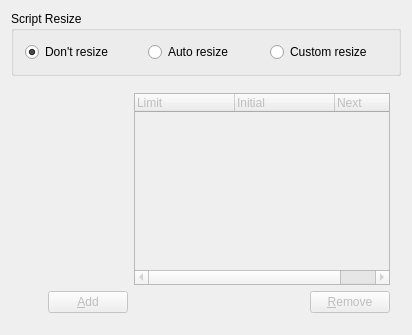
     <widget class="QWidget" name="ResizeTab" >
      <attribute name="title" >
       <string>Resize</string>
      </attribute>
      <layout class="QGridLayout" >
       <property name="leftMargin" >
        <number>11</number>
       </property>
       <property name="topMargin" >
        <number>11</number>
       </property>
       <property name="rightMargin" >
        <number>11</number>
       </property>
       <property name="bottomMargin" >
        <number>11</number>
       </property>
       <property name="horizontalSpacing" >
        <number>6</number>
       </property>
       <property name="verticalSpacing" >
        <number>6</number>
       </property>
       <item row="0" column="0" >
        <widget class="Q3ButtonGroup" name="ButtonGroup2_2" >
         <property name="sizePolicy" >
          <sizepolicy vsizetype="Maximum" hsizetype="Preferred" >
           <horstretch>0</horstretch>
           <verstretch>0</verstretch>
          </sizepolicy>
         </property>
         <property name="title" >
          <string>Script Resize</string>
         </property>
         <layout class="QGridLayout" >
          <property name="leftMargin" >
           <number>11</number>
          </property>
          <property name="topMargin" >
           <number>11</number>
          </property>
          <property name="rightMargin" >
           <number>11</number>
          </property>
          <property name="bottomMargin" >
           <number>11</number>
          </property>
          <property name="horizontalSpacing" >
           <number>6</number>
          </property>
          <property name="verticalSpacing" >
           <number>6</number>
          </property>
          <item row="0" column="0" >
           <widget class="QRadioButton" name="DontResize" >
            <property name="text" >
             <string>Don't resize</string>
            </property>
            <property name="checked" >
             <bool>true</bool>
            </property>
           </widget>
          </item>
          <item row="0" column="1" >
           <widget class="QRadioButton" name="AutoResize" >
            <property name="text" >
             <string>Auto resize</string>
            </property>
           </widget>
          </item>
          <item row="0" column="2" >
           <widget class="QRadioButton" name="CustomResize" >
            <property name="text" >
             <string>Custom resize</string>
            </property>
           </widget>
          </item>
         </layout>
        </widget>
       </item>
       <item row="1" column="0" >
        <widget class="QFrame" name="Frame4" >
         <property name="enabled" >
          <bool>false</bool>
         </property>
         <property name="frameShape" >
          <enum>QFrame::NoFrame</enum>
         </property>
         <property name="frameShadow" >
          <enum>QFrame::Plain</enum>
         </property>
         <layout class="QGridLayout" >
          <property name="leftMargin" >
           <number>11</number>
          </property>
          <property name="topMargin" >
           <number>11</number>
          </property>
          <property name="rightMargin" >
           <number>11</number>
          </property>
          <property name="bottomMargin" >
           <number>11</number>
          </property>
          <property name="horizontalSpacing" >
           <number>6</number>
          </property>
          <property name="verticalSpacing" >
           <number>6</number>
          </property>
          <item row="3" column="0" >
           <spacer>
            <property name="orientation" >
             <enum>Qt::Vertical</enum>
            </property>
            <property name="sizeType" >
             <enum>QSizePolicy::Expanding</enum>
            </property>
            <property name="sizeHint" >
             <size>
              <width>20</width>
              <height>20</height>
             </size>
            </property>
           </spacer>
          </item>
          <item rowspan="4" row="0" column="2" colspan="2" >
           <widget class="toTreeWidget" name="Sizes" >
            <property name="allColumnsShowFocus" >
             <bool>true</bool>
            </property>
            <column>
             <property name="text" >
              <string>Limit</string>
             </property>
            </column>
            <column>
             <property name="text" >
              <string>Initial</string>
             </property>
            </column>
            <column>
             <property name="text" >
              <string>Next</string>
             </property>
            </column>
           </widget>
          </item>
          <item row="0" column="0" colspan="2" >
           <widget class="toFilesize" native="1" name="Limit" >
            <property name="focusPolicy" >
             <enum>Qt::TabFocus</enum>
            </property>
           </widget>
          </item>
          <item row="1" column="0" colspan="2" >
           <widget class="toFilesize" native="1" name="Initial" >
            <property name="focusPolicy" >
             <enum>Qt::TabFocus</enum>
            </property>
           </widget>
          </item>
          <item row="2" column="0" colspan="2" >
           <widget class="toFilesize" native="1" name="Next" >
            <property name="focusPolicy" >
             <enum>Qt::TabFocus</enum>
            </property>
           </widget>
          </item>
          <item row="4" column="1" >
           <widget class="QPushButton" name="AddButton" >
            <property name="sizePolicy" >
             <sizepolicy vsizetype="Fixed" hsizetype="Fixed" >
              <horstretch>0</horstretch>
              <verstretch>0</verstretch>
             </sizepolicy>
            </property>
            <property name="text" >
             <string>&amp;Add</string>
            </property>
            <property name="default" >
             <bool>true</bool>
            </property>
           </widget>
          </item>
          <item row="4" column="3" >
           <widget class="QPushButton" name="Remove" >
            <property name="sizePolicy" >
             <sizepolicy vsizetype="Fixed" hsizetype="Fixed" >
              <horstretch>0</horstretch>
              <verstretch>0</verstretch>
             </sizepolicy>
            </property>
            <property name="text" >
             <string>&amp;Remove</string>
            </property>
           </widget>
          </item>
          <item row="4" column="0" >
           <spacer>
            <property name="orientation" >
             <enum>Qt::Horizontal</enum>
            </property>
            <property name="sizeType" >
             <enum>QSizePolicy::Minimum</enum>
            </property>
            <property name="sizeHint" >
             <size>
              <width>20</width>
              <height>20</height>
             </size>
            </property>
           </spacer>
          </item>
          <item row="4" column="2" >
           <spacer>
            <property name="orientation" >
             <enum>Qt::Horizontal</enum>
            </property>
            <property name="sizeType" >
             <enum>QSizePolicy::Expanding</enum>
            </property>
            <property name="sizeHint" >
             <size>
              <width>20</width>
              <height>20</height>
             </size>
            </property>
           </spacer>
          </item>
         </layout>
        </widget>
       </item>
      </layout>
     </widget>
